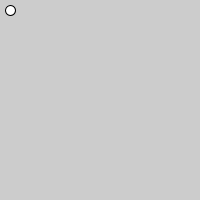
Frame 1 (no input)
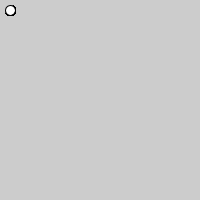
Frame 60 (the mouse pressed at the canvas centre just before this capture)
Frame 120 (the mouse held since frame 60 and released just before this capture): identical to frame 60, image omitted

The Processing sketch that drew these frames (run headless with seeded random() and noise(); from frame 60 on, the mouse is pressed at the canvas centre):

// Processing sketch: show_circle_shorthand
// ── show_circle_shorthand.pde
boolean show_circle;


void setup() {
  size(200,200);
  show_circle = true;
}

void draw() {
  if (show_circle == true) {
     ellipse(10,10,10,10); 
  }
}
